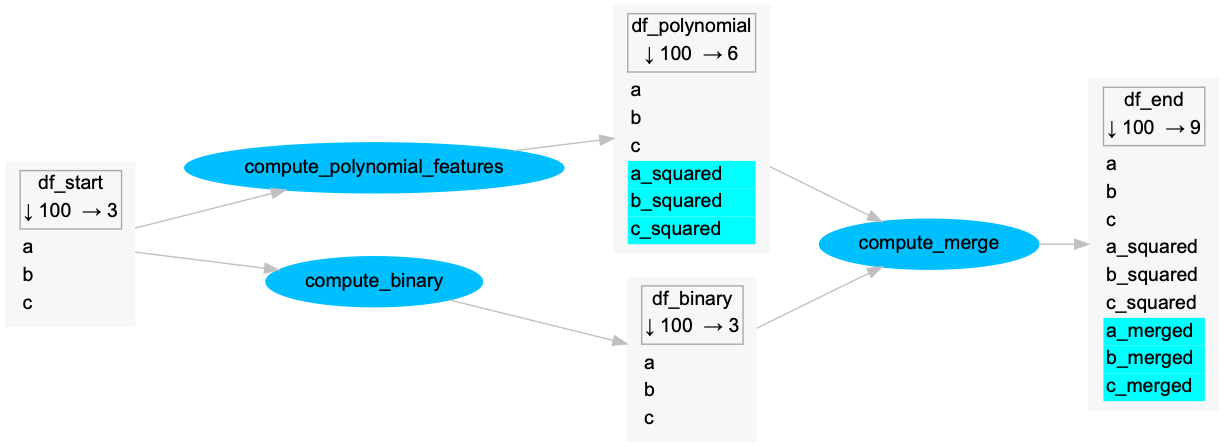

The Python source for this figure:
import logging

import networkx as nx
import numpy as np
import pandas as pd
from pandas_pipeline_graphviz import pandas_pipeline, convert_to_dot, apply_pandas_pipeline_decorator


def compute_polynomial_features(df):
    df_squared = (df ** 2).rename(columns=lambda x: x + "_squared")
    return pd.concat([df, df_squared], axis=1)

def compute_binary(df, threshold=0.5):
    return df > threshold

def compute_merge(df1, df2):
    return (
        df1
        .merge(
            df2,
            suffixes=("", "_merged"),
            left_index=True,
            right_index=True
        )
    )

#%% apply decorator
logging.basicConfig(level=logging.DEBUG)
graph = nx.DiGraph()
apply_pandas_pipeline_decorator(function_prefix="compute", graph=graph)

#%% data load
df_start = pd.DataFrame(np.random.rand(100, 3), columns=["a", "b", "c"])

#%% pipeline
df_polynomial = compute_polynomial_features(df_start)
df_binary = compute_binary(df_start)
df_end = compute_merge(df_polynomial, df_binary)

#%% draw graph
dot_graph = convert_to_dot(graph)
dot_graph.draw("03_apply_pandas_pipeline_decorator.png")
dot_graph.draw("03_apply_pandas_pipeline_decorator.svg")
